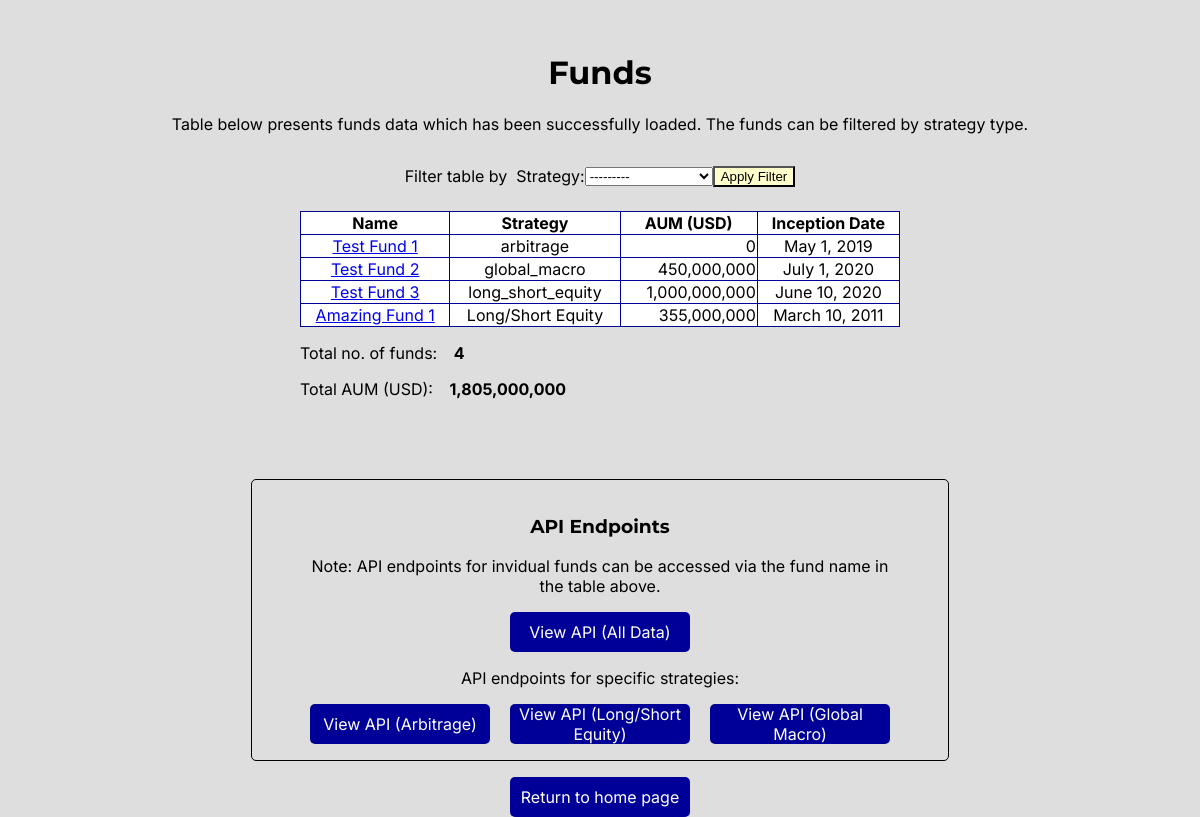
The page /view_funds/ on the database as committed earlier.
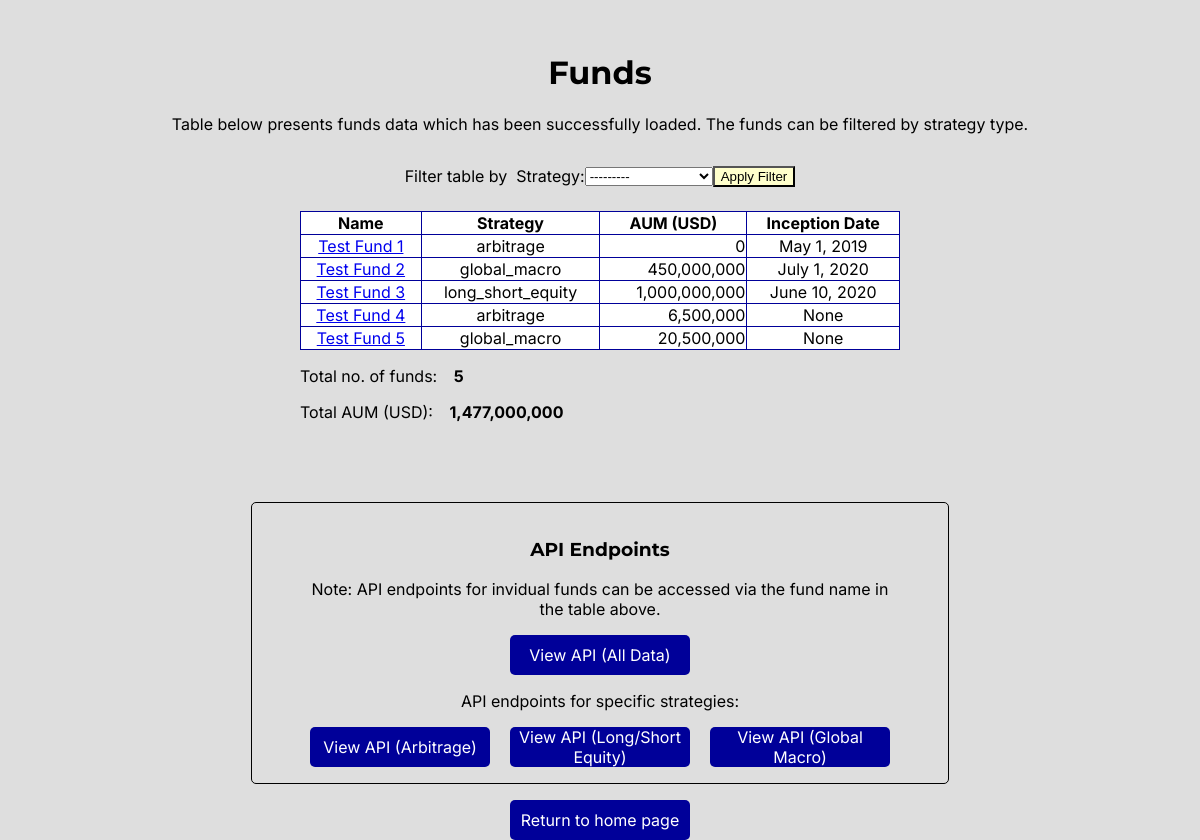
The same page on the database as committed later.
### funds/models.py (models this page shows, shortened)
class Fund(models.Model):
    name = models.CharField(max_length=50, unique=True, null=False, blank=False)
    STRATEGY_CHOICES = [
        ('arbitrage', 'Arbitrage'),
        ('global_macro', 'Global Macro'),
        ('long_short_equity', 'Long/Short Equity')
    ]
    strategy = models.CharField(max_length=50, choices=STRATEGY_CHOICES, null=False, blank=False)
    aum = models.IntegerField(verbose_name="AUM (USD)", null=True, blank=True)
    inception_date = models.DateField(verbose_name="Inception Date", null=True, blank=True)

### funds/views.py (the view)
# urls.py: path('view_funds/', views.view_funds, name='view_funds'),
def view_funds(request):
    funds = Fund.objects.all()
    """ Filter data by strategy """
    filter = FundFilter(request.GET, queryset=funds)
    funds = filter.qs
    """ Totals: Count / Sum """
    funds_num = funds.count()
    funds_aum = funds.aggregate(total_aum=Sum('aum'))
    funds_val = funds_aum['total_aum']
    context = {
        'funds': funds,
        'funds_num': funds_num,
        'funds_val': funds_val,
        'filter': filter
    }
    return render(request, 'funds/funds.html', context)

### funds/templates/funds/funds.html (shortened to what this page needs)
{% load static %}
{% load humanize %}
<!DOCTYPE html>
<html lang="en">
<head>
    <link rel="stylesheet" type="text/css" href="{% static '/css/base.css' %}">
</head>
<body>
    <header class="txt-center">
        <h1>Funds</h1>
        <p>Table below presents funds data which has been successfully loaded. The funds can be filtered by strategy type.</p>
    </header>
    <main class="funds-main">
        <section>
            <form class="funds-filter" method="GET" action="{% url 'view_funds' %}">
                <label>Filter table by &nbsp;</label>
                {{ filter.form }}
                <button class="btn-small" type="submit">Apply Filter</button>
            </form>
            <table class="funds-table">
                <thead>
                    <tr>
                        <th>Name</th>
                        <th>Strategy</th>
                        <th>AUM (USD)</th>
                        <th>Inception Date</th>
                    </tr>
                </thead>
                <tbody>
                {% for fund in funds %}
                    <tr>
                        <td class="txt-center"><a href="{% url 'fund_detail_api' fund.id %}">{{ fund.name }}</a></td>
                        <td class="txt-center">{{ fund.strategy }}</td>
                        <td class="txt-right">{{ fund.aum|intcomma }}</td>
                        <td class="txt-center">{{ fund.inception_date }}</td>
                    </tr>
                {% empty %}
                    <tr>
                        <td>There are no funds matching your selection</td>
                    </tr>
                {% endfor %}
                </tbody>
            </table>
            <div class="fund-totals">
                <p>Total no. of funds: <strong class="pad-left">{{ funds_num }}</strong></p>
                <p>Total AUM (USD): <strong class="pad-left">{{ funds_val|intcomma }}</strong></p>
            </div>
        </section>
        <section class="bordered home-section txt-center">
            <h3>API Endpoints</h3>
            <p>Note: API endpoints for invidual funds can be accessed via the fund name in the table above.</p>
            <a class="btn" href="{% url 'funds_list_api' %}">View API (All Data)</a>
            <p>API endpoints for specific strategies:</p>
            <div class="strategy-api">
                <a class="btn" href="{% url 'funds_list_api' %}?strategy=arbitrage">View API (Arbitrage)</a>
                <a class="btn" href="{% url 'funds_list_api' %}?strategy=long_short_equity">View API (Long/Short Equity)</a>
                <a class="btn" href="{% url 'funds_list_api' %}?strategy=global_macro">View API (Global Macro)</a>
            </div>
        </section>
    </main>
    <footer>
        <a class="btn" href="{% url 'home' %}">Return to home page</a>
    </footer>
</body>
</html>

Rows that differ between the two databases and show on the page:
removed Fund: name "Amazing Fund 1", strategy "Long/Short Equity", aum "355,000,000", inception_date "March 10, 2011"
added Fund: name "Test Fund 4", strategy "arbitrage", aum "6,500,000", inception_date "None"
added Fund: name "Test Fund 5", strategy "global_macro", aum "20,500,000", inception_date "None"
Other text that changed with them:
{{ funds_num }}: "4" → "5"
{{ funds_val|intcomma }}: "1,805,000,000" → "1,477,000,000"
